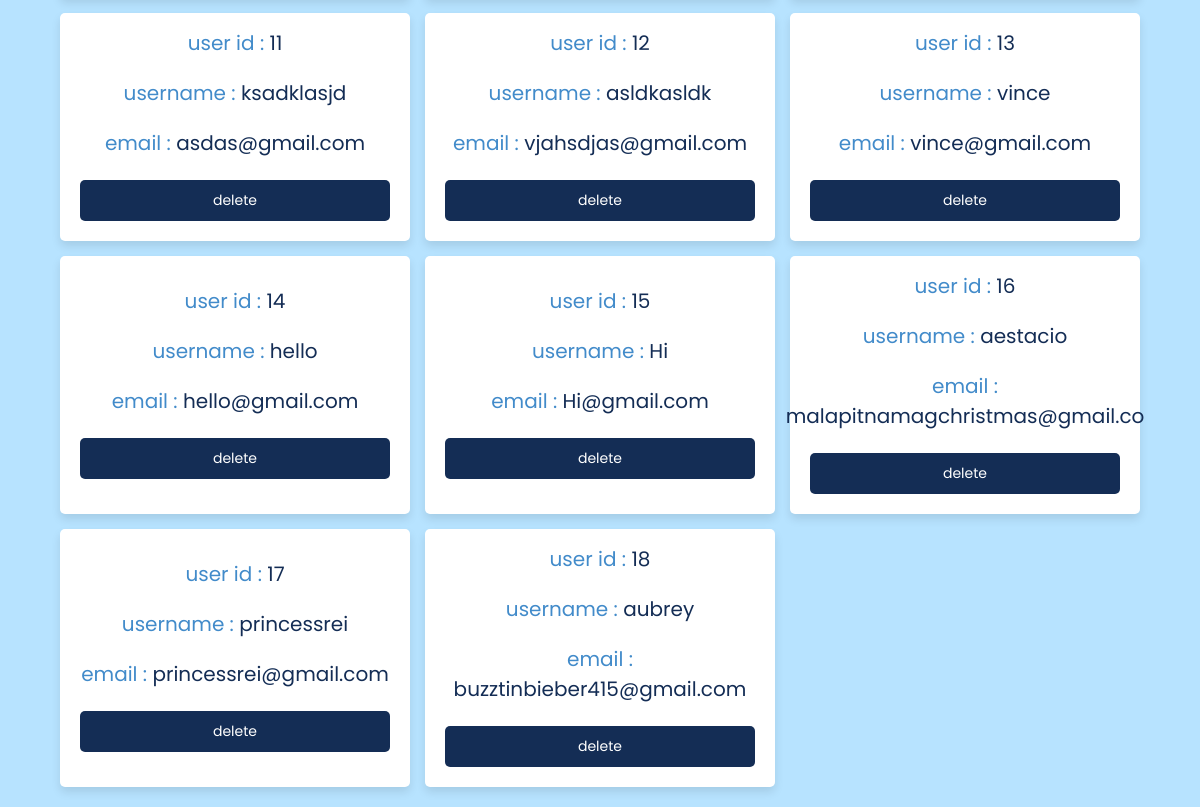
Page /admin/users_accounts.php (signed in, lower part) on the earlier database version.
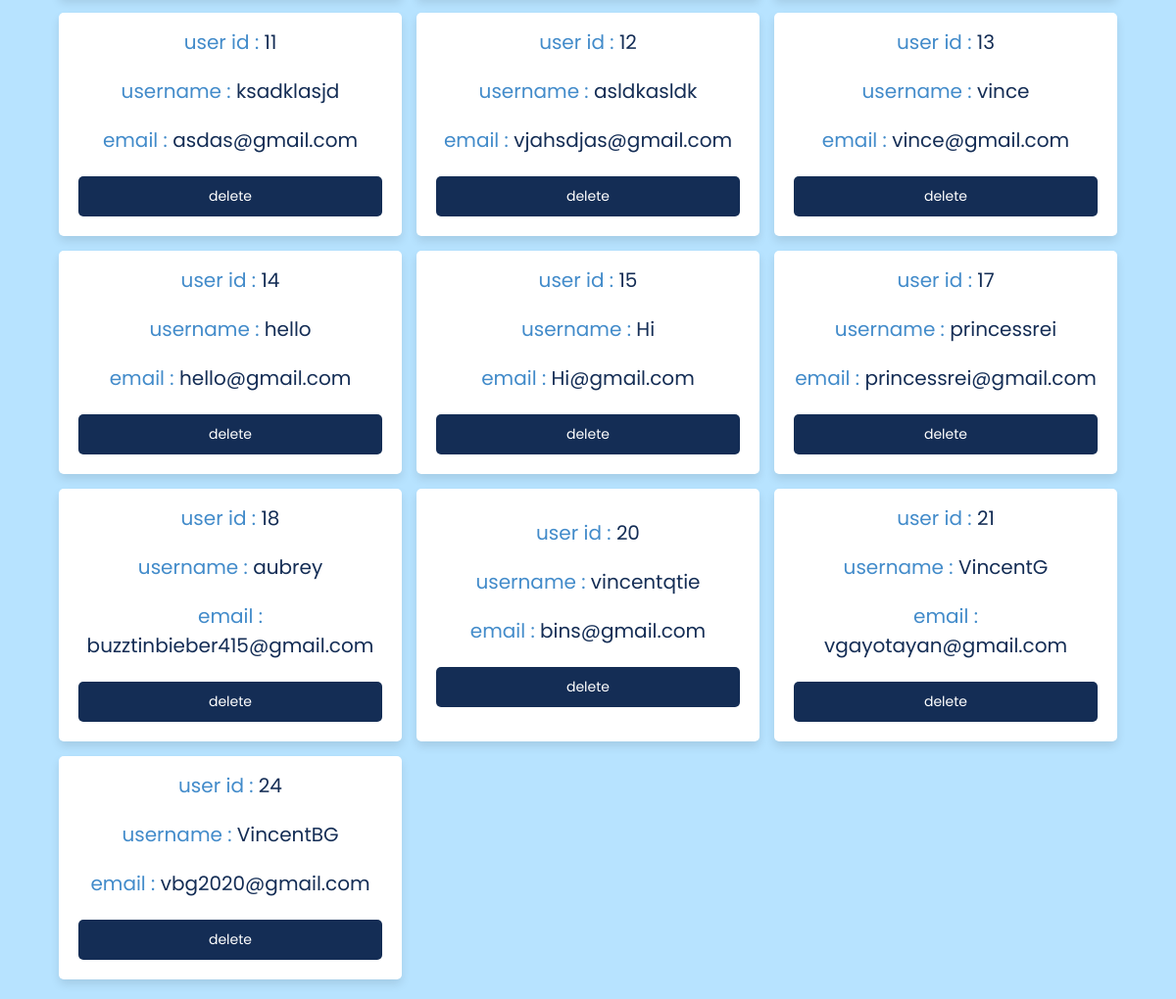
Same page on the later database version.
### tables this page shows
CREATE TABLE IF NOT EXISTS `users` (
  `id` int(100) NOT NULL AUTO_INCREMENT,
  `name` varchar(20) NOT NULL,
  `email` varchar(50) NOT NULL,
  `password` varchar(50) NOT NULL,
  `flat` varchar(50) NOT NULL,
  `city` varchar(50) NOT NULL,
  `state` varchar(50) NOT NULL,
  `number` char(50) NOT NULL DEFAULT '',
  `exp_date` varchar(50) NOT NULL,
  `reset_link_token` varchar(50) NOT NULL,
  PRIMARY KEY (`id`)
);

### admin/users_accounts.php (the view, shortened to what this page needs)
<?php
include '../components/connect.php';
?>
<!DOCTYPE html>
<html lang="en">
<head>
   <link rel="stylesheet" href="https://cdnjs.cloudflare.com/ajax/libs/font-awesome/6.1.1/css/all.min.css">
   <link rel="stylesheet" href="../css/admin_style.css">
</head>
<body>
<section class="accounts">
   <div class="box-container">
   <?php
      $select_accounts = $conn->prepare("SELECT * FROM `users`");
      $select_accounts->execute();
      if($select_accounts->rowCount() > 0){
         while($fetch_accounts = $select_accounts->fetch(PDO::FETCH_ASSOC)){
   ?>
   <div class="box">
      <p> user id : <span><?= $fetch_accounts['id']; ?></span> </p>
      <p> username : <span><?= $fetch_accounts['name']; ?></span> </p>
      <p> email : <span><?= $fetch_accounts['email']; ?></span> </p>
      <a href="users_accounts.php?delete=<?= $fetch_accounts['id']; ?>" onclick="return confirm('delete this account? the user related information will also be delete!')" class="delete-btn">delete</a>
   </div>
   <?php
         }
      }else{
         echo '<p class="empty">no accounts available!</p>';
      }
   ?>
   </div>
</section>
</body>
</html>

### css/admin_style.css (style rules this page uses)
:root { --main-color:#142d55; --black:#444; --lightblue:#4b92ff; --aquamarine:#57e3ff; --blue: #0856cf; --white:#fff; --light-color:#B7E3FF; --light-bg:#f5f5f5; --orange:#f39c12; --red: #ff6969; --box-shadow:0 .5rem 1rem rgba(0,0,0,.1); --modal-duration: 1s; --modal-color: #428bca; }
* { font-family: 'Poppins', sans-serif; margin:0; padding:0; box-sizing: border-box; outline: none; border:none; text-decoration: none; }
html { font-size: 62.5%; overflow-x: hidden; }
body { background-color: var(--light-color); background-image: url('../images/gemstar.png'); background-repeat: no-repeat; background-size: 50%; background-position: 105% -90%; background-blend-mode:color-burn; background-attachment: fixed; }
section { padding:2rem; min-width: 100%; margin:0 auto; border-radius: 2rem; }
.btn, .btns, .delete-btn, .option-btn { display: flex; width: 100%; margin-top: 1.2rem; border-radius: .5rem; padding:1rem 3rem; font-size: 1.4rem; color:var(--white); cursor: pointer; text-align: center; justify-content: center; align-content: flex-end; }
.delete-btn { background-color: var(--main-color); }
.accounts .box-container { display: grid; grid-template-columns: repeat(auto-fit, 35rem); gap:1.5rem; align-items: flex-start; justify-content: center; height: auto; }
.accounts .box-container .box { padding:2rem; padding-top: .5rem; border-radius: .5rem; text-align: center; border:var(--border); background-color: var(--white); box-shadow: var(--box-shadow); height: 100%; display:flex; flex-direction: column; justify-content: center; align-items: center; }
.accounts .box-container .box p { font-size: 2rem; color:var(--modal-color); margin: 1rem 0; }
.accounts .box-container .box p span { color:var(--main-color); }

Differences in the rows shown:
removed users: id "16", name "aestacio", email "malapitnamagchristmas@gmail.co"
added users: id "20", name "vincentqtie", email "bins@gmail.com"
added users: id "21", name "VincentG", email "vgayotayan@gmail.com"
added users: id "24", name "VincentBG", email "vbg2020@gmail.com"
